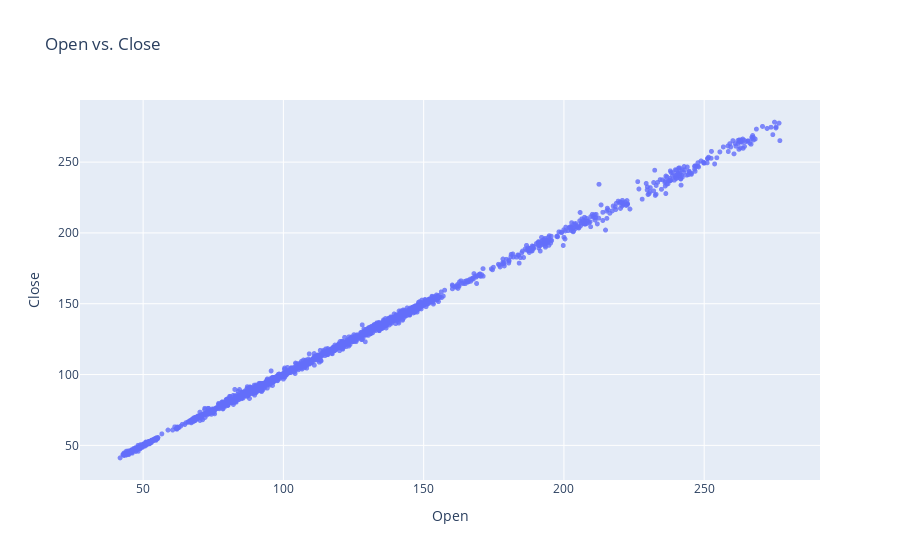

The notebook cell this image was saved under:
### Code cell
fig = px.scatter(jpm, 
                 x='Open', 
                 y='Close', 
                 
                 opacity=0.8, 
                  
                 title='Open vs. Close')
fig.update_traces(marker_size=5)
fig.show()

### Figure 1 — Plotly figure (JSON) as saved in the notebook; plotly's stock layout.template omitted (floating-point values rounded to 4 significant figures; data arrays with more than 128 entries replaced by an {"elided": "..."} marker saying what was removed)
{"data": [{"hovertemplate": "Open=%{x}<br>Close=%{y}<extra></extra>", "legendgroup": "", "marker": {"color": "#636efa", "opacity": 0.8, "size": 5, "symbol": "circle"}, "mode": "markers", "name": "", "showlegend": false, "type": "scattergl", "x": {"elided": "2515 float values"}, "xaxis": "x", "y": {"elided": "2515 float values"}, "yaxis": "y"}], "layout": {"legend": {"tracegroupgap": 0}, "title": {"text": "Open vs. Close"}, "xaxis": {"anchor": "y", "domain": [0, 1], "title": {"text": "Open"}}, "yaxis": {"anchor": "x", "domain": [0, 1], "title": {"text": "Close"}}}}
